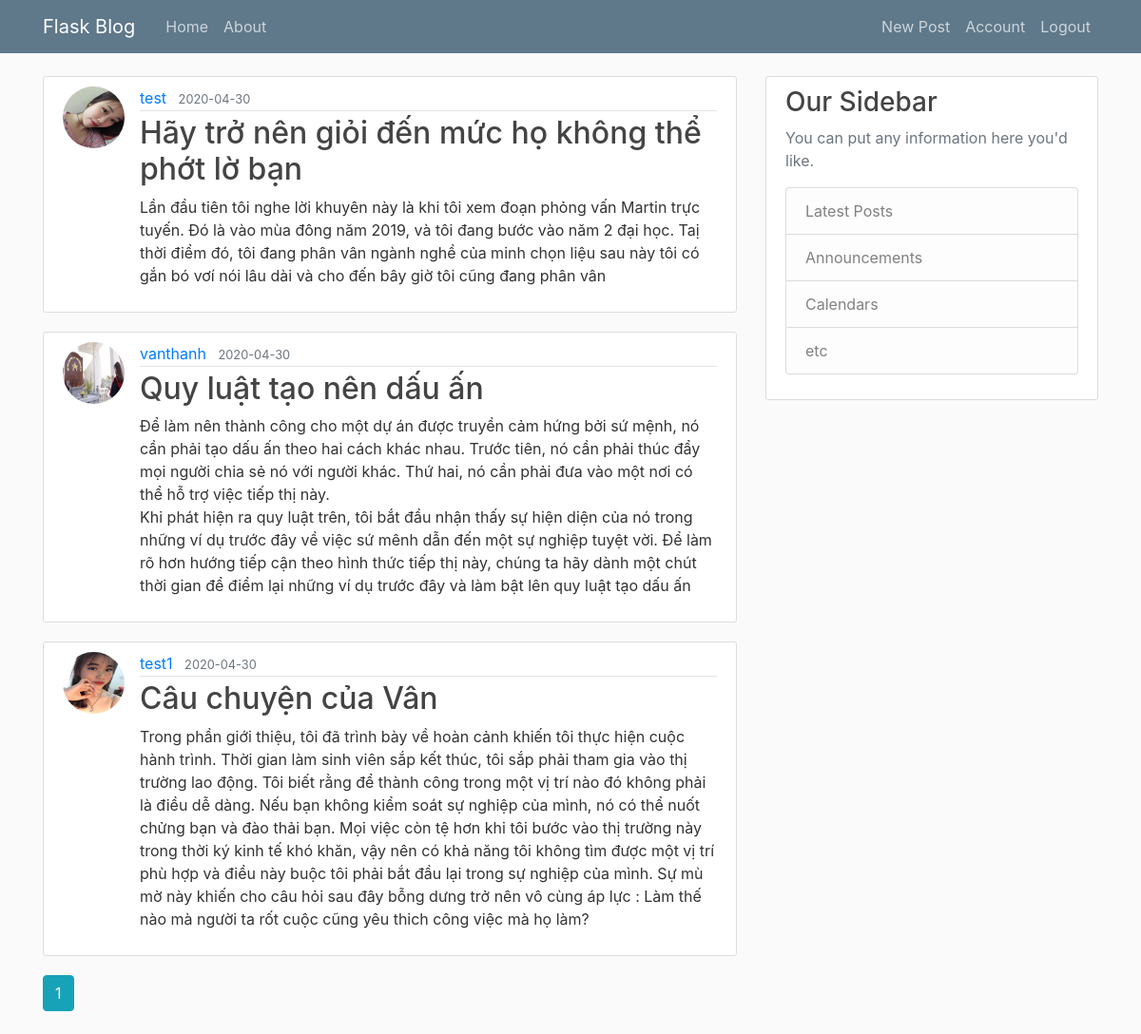
/home (signed in), run on the app's committed database.
### flaskblog/models.py (models this page shows, shortened)
class Post(db.Model):
    id = db.Column(db.Integer, primary_key=True)
    title = db.Column(db.String(100), nullable=False)
    date_posted = db.Column(db.DateTime, nullable=False, default=datetime.utcnow)
    content = db.Column(db.Text, nullable=False)
    user_id = db.Column(db.Integer, db.ForeignKey('user.id'), nullable=False)

class User(db.Model, UserMixin):
    id = db.Column(db.Integer, primary_key=True)
    username = db.Column(db.String(20), unique=True, nullable=False)
    email = db.Column(db.String(120), unique=True, nullable=False)
    image_file = db.Column(db.String(20), nullable=False, default='default.jpg')
    password = db.Column(db.String(60), nullable=False)
    posts = db.relationship('Post', backref='author', lazy=True)

### flaskblog/main/routes.py (the view)
@main.route("/")
@main.route("/home")
def home():
    page = request.args.get('page', 1, type=int)
    posts = Post.query.order_by(Post.date_posted.desc()).paginate(page=page, per_page=5)
    return render_template('home.html', posts=posts)

### flaskblog/models.py (called while the page is built)
@login_manager.user_loader
def load_user(user_id):
    return User.query.get(int(user_id))

### flaskblog/templates/home.html
{% extends "layout.html" %}
{% block content %}
    {% for post in posts.items %}
        <article class="media content-section">
          <img class="rounded-circle article-img" src="{{ url_for('static', filename='profile_pics/' + post.author.image_file) }}">
          <div class="media-body">
            <div class="article-metadata">
              <a class="mr-2" href="{{ url_for('users.user_posts', username=post.author.username) }}">{{ post.author.username }}</a>
              <small class="text-muted">{{ post.date_posted.strftime('%Y-%m-%d') }}</small>
            </div>
            <h2><a class="article-title" href="{{ url_for('posts.post', post_id=post.id) }}">{{ post.title }}</a></h2>
            <p class="article-content">{{ post.content }}</p>
          </div>
        </article>
    {% endfor %}
    {% for page_num in posts.iter_pages(left_edge=1, right_edge=1, left_current=1, right_current=2) %}
      {% if page_num %}
        {% if posts.page == page_num %}
          <a class="btn btn-info mb-4" href="{{ url_for('main.home', page=page_num) }}">{{ page_num }}</a>
        {% else %}
          <a class="btn btn-outline-info mb-4" href="{{ url_for('main.home', page=page_num) }}">{{ page_num }}</a>
        {% endif %}
      {% else %}
        ...
      {% endif %}
    {% endfor %}
{% endblock content %}

### flaskblog/static/main.css (style rules this page uses)
body { background: #fafafa; color: #333333; margin-top: 5rem; }
h1, h2, h3, h4, h5, h6 { color: #444444; }
.content-section { background: #ffffff; padding: 10px 20px; border: 1px solid #dddddd; border-radius: 3px; margin-bottom: 20px; }
.article-title { color: #444444; }
.article-content { white-space: pre-line; }
.article-img { height: 65px; width: 65px; margin-right: 16px; }
.article-metadata { padding-bottom: 1px; margin-bottom: 4px; border-bottom: 1px solid #e3e3e3 }

### data on the page
Post: image_file (picture), author.username "test", date_posted "2020-04-30", title "Hãy trở nên giỏi đến mức họ không thể phớt lờ bạn", content "Lần đầu tiên tôi nghe lời khuyên này là khi tôi xem đoạn phỏng vấn Martin trực tuyến. Đó là vào mùa đông năm 2019, và tôi đang bước vào năm 2 đại học. Taị thời điểm đó, tôi đang phân vân ngành nghề của minh chọn liệu sau này tôi có gắn bó vơí nói lâu dài và cho đến bây giờ tôi cũng đang phân vân"
Post: image_file (picture), author.username "vanthanh", date_posted "2020-04-30", title "Quy luật tạo nên dấu ấn", content "Để làm nên thành công cho một dự án được truyền cảm hứng bởi sứ mệnh, nó cần phải tạo dấu ấn theo hai cách khác nhau. Trước tiên, nó cần phải thúc đẩy mọi người chia sẻ nó với người khác. Thứ hai, nó cần phải đưa vào một nơi có thể hỗ trợ việc tiếp thị này. Khi phát hiện ra quy luật trên, tôi bắt đầu nhận thấy sự hiện diện của nó trong những ví dụ trước đây về việc sứ mênh dẫn đến một sự nghiệp tuyệt vời. Để làm rõ hơn hướng tiếp cận theo hình thức tiếp thị này, chúng ta hãy dành một chút thời gian để điểm lại những ví dụ trước đây và làm bật lên quy luật tạo dấu ấn"
Post: image_file (picture), author.username "test1", date_posted "2020-04-30", title "Câu chuyện của Vân", content "Trong phần giới thiệu, tôi đã trình bày về hoàn cảnh khiến tôi thực hiện cuộc hành trình. Thời gian làm sinh viên sắp kết thúc, tôi sắp phải tham gia vào thị trường lao động. Tôi biết rằng để thành công trong một vị trí nào đó không phải là điều dễ dàng. Nếu bạn không kiểm soát sự nghiệp của mình, nó có thể nuốt chửng bạn và đào thải bạn. Mọi việc còn tệ hơn khi tôi bước vào thị trường này trong thời ký kinh tế khó khăn, vậy nên có khả năng tôi không tìm được một vị trí phù hợp và điều này buộc tôi phải bắt đầu lại trong sự nghiệp của mình. Sự mù mờ này khiến cho câu hỏi sau đây bỗng dưng trở nên vô cùng áp lực : Làm thế nào mà người ta rốt cuộc cũng yêu thich công việc mà họ làm?"

### other printed values
{{ page_num }} "1"
